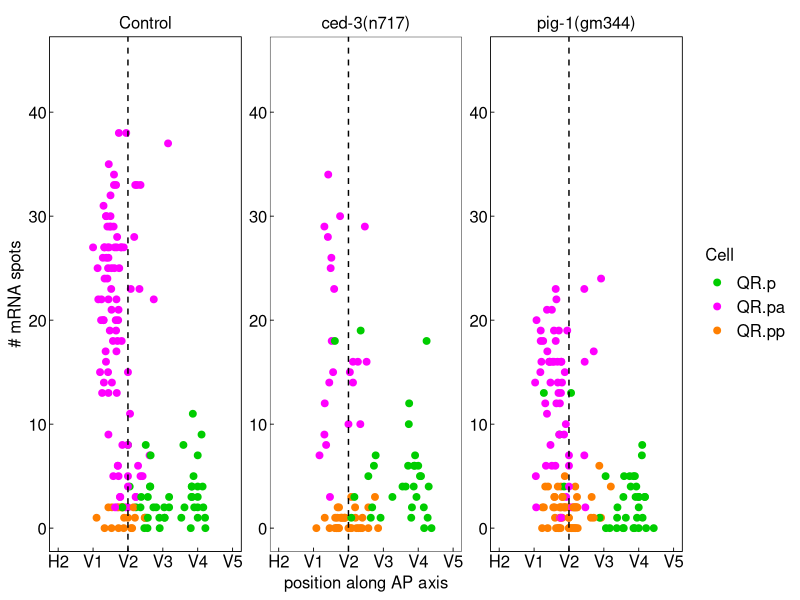
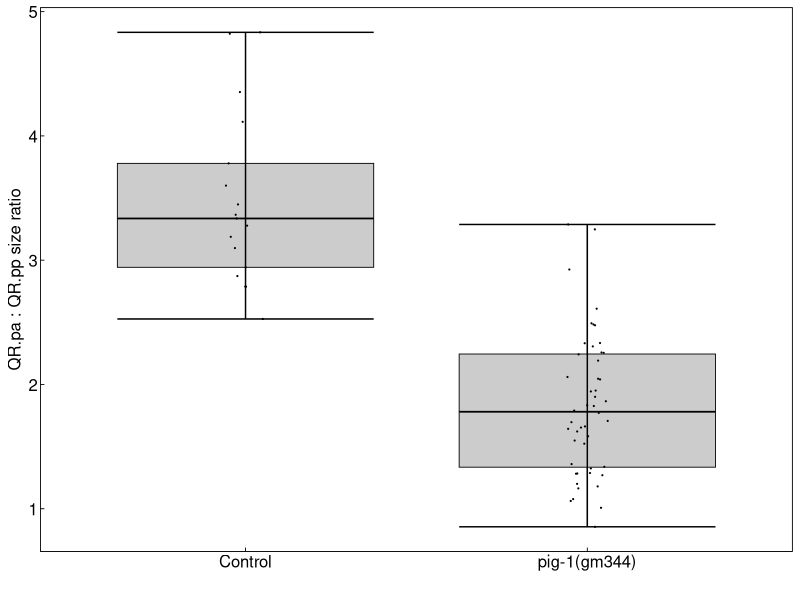
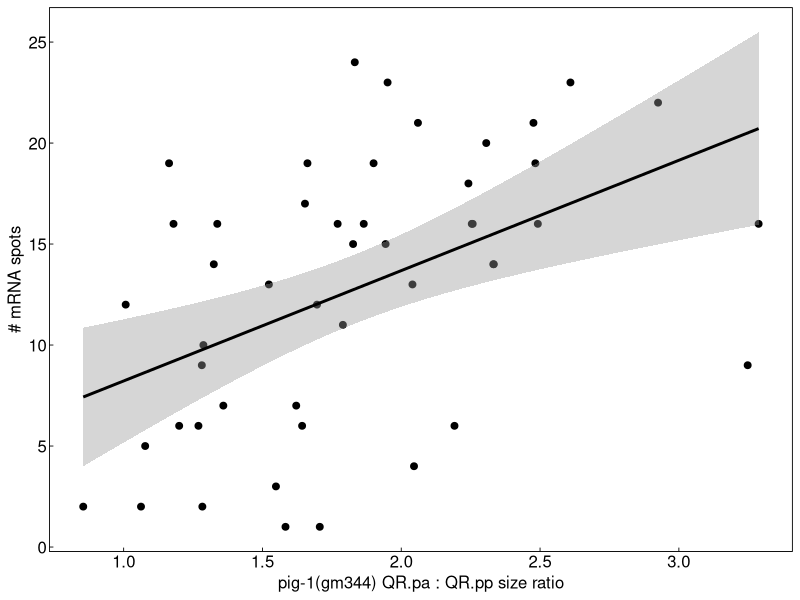
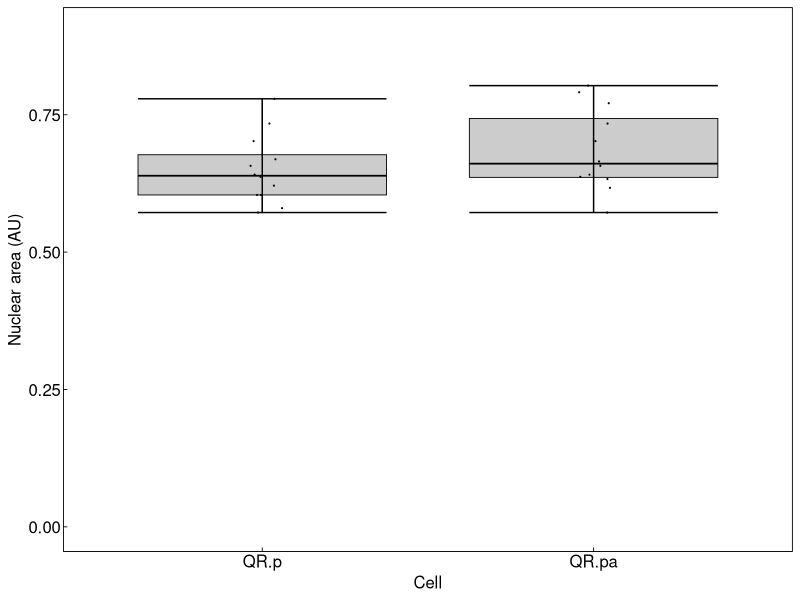

Write the R code that produced these figures, in order.
#load necessary packages
#install_div_mutants.packages("tibble")
library(tibble)
#install_div_mutants.packages("magrittr")
library(magrittr)
#install_div_mutants.packages("ggplot2")
library(ggplot2)
#install_div_mutants.packages("readxl")
library(readxl)
#install_div_mutants.packages("dplyr")
library(dplyr)

#set ggplot figure theme
migtheme <-   theme(axis.line = element_blank(),
                    axis.text = element_text(colour = "black", size = 12),
                    strip.text = element_text(colour = "black", size = 12),
                    legend.text = element_text(colour = "black", size = 12),
                    axis.title = element_text(colour = "black", size = 12),
                    axis.ticks = element_line(colour = "black", size = 0.3),
                    axis.ticks.length = unit(-0.1, "cm"),
                    legend.title = element_text(colour = "black", size = 12),
                    panel.border = element_rect(colour = "black", fill = NA, size = 0.3),
                    panel.grid = element_blank(),
                    plot.background = element_blank(),
                    panel.background = element_blank(),
                    legend.background = element_blank(),
                    legend.key = element_rect(fill = "white", colour = "white"),
                    strip.background = element_blank(),
                    text = element_text(colour = "black", family = "sans"))


#load data
pig <- read_xlsx("pig-1_smFISH.xlsx")%>%
  add_column(label = "pig-1(gm344)")
pig$Image%<>%as.numeric

ced <- read_xlsx("ced-3_smFISH.xlsx")%>%
  add_column(label =  "ced-3(n717)")
ced$Image%<>%as.numeric

SV1009 <- read_xlsx("SV1009_smFISH.xlsx")%>%
  add_column(label =  "Control")
SV1009

nuclear_size <- read_xlsx("nuclear_size.xlsx")


all_div_mutants <- bind_rows(pig, ced, SV1009)

all_div_mutants$label <- factor(all_div_mutants$label, levels =  c("Control", "ced-3(n717)", "pig-1(gm344)"))

fig.4A <- ggplot(filter(all_div_mutants, Cell %in% c("QR.p", "QR.pa", "QR.pp")) , aes(x = Position, y = smFISH.Counts, colour = Cell))+
  geom_point(size = 2)+
  scale_x_continuous(labels = c("H2","V1", "V2", "V3", "V4", "V5"), limits = c(-1,4))+
  scale_y_continuous(limits = c(0,45))+
  geom_vline(xintercept = 1, colour = "black", lty = 2)+
  scale_color_manual(values = c("green3", "magenta", "darkorange1"))+
  labs(x = "position along AP axis", y = "# mRNA spots",colour = "Cell")+
  facet_wrap(~label, ncol = 3, scales = "free")+
  migtheme
fig.4A


fig.4B <- ggplot(filter(all_div_mutants, Cell =="QR.pa" & Ratio != 0) , aes(y = Ratio, x = label))+
  xlab(label = "")+
  ylab("QR.pa : QR.pp size ratio")+
  geom_boxplot(colour = "black", fill = "Gray80", size = 0.3)+
  stat_boxplot(geom = 'errorbar')+
  geom_jitter(colour = "black", width = 0.06, height = 0, size = 0.1)+
  migtheme
fig.4B

fig.4C <- ggplot(filter(pig, Cell =="QR.pa" & Ratio != 0) , aes(x = Ratio, y = smFISH.Counts))+
  geom_point(size = 2)+
  geom_smooth(method = "lm", formula = y~x, color = "black")+
  scale_color_manual(values = c("magenta"))+
  labs(x = "pig-1(gm344) QR.pa : QR.pp size ratio", y = "# mRNA spots",colour = "Cell")+
  theme(legend.position = "none")+
  migtheme
fig.4C

fig.4D <- ggplot(nuclear_size, aes(x = Cell, y = Area))+
  geom_boxplot(colour = "black", fill = "Gray80", size = 0.3)+
  stat_boxplot(geom = 'errorbar')+
  geom_jitter(colour = "black", width = 0.06, height = 0, size = 0.1)+
  scale_y_continuous(name = "Nuclear area (AU)",limits = c(0,0.9))+
  migtheme
fig.4D

#Statistical testing
# mig-1 expression level in QR.pa of:
#pig-1 mutant
t.test(filter(SV1009, Cell == "QR.pa")$smFISH.Counts, filter(pig, Cell == "QR.pa")$smFISH.Counts) #p = 7.034e-7
#ced-3 mutant
t.test(filter(SV1009, Cell == "QR.pa")$smFISH.Counts, filter(ced, Cell == "QR.pa")$smFISH.Counts) #p = 0.278
#Pearson's correlation of QR.pa:QR.pp size ratio and smFISH expression in pig-1 mutant
cor(filter(pig, Cell =="QR.pa" & Ratio != 0)$Ratio, filter(pig, Cell =="QR.pa" & Ratio != 0)$smFISH.Counts, method = "pearson") #R = 0.47
#nuclear sizes QR.p and QR.pa
t.test(filter(nuclear_size, Cell == "QR.p")$Area,filter(nuclear_size, Cell == "QR.pa")$Area) #p = 0.2225


